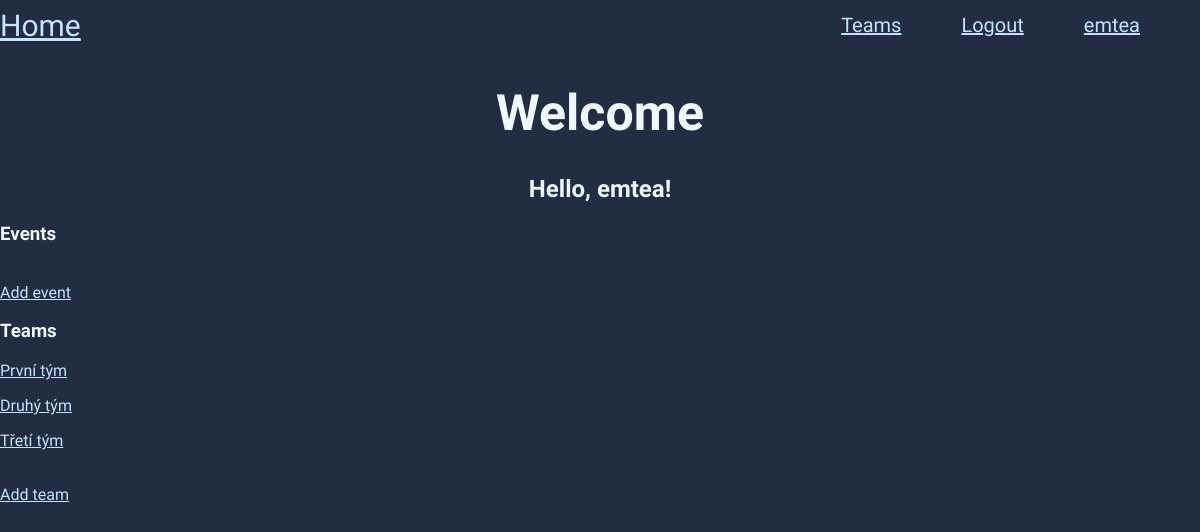
Before: / (signed in) with the older database file.
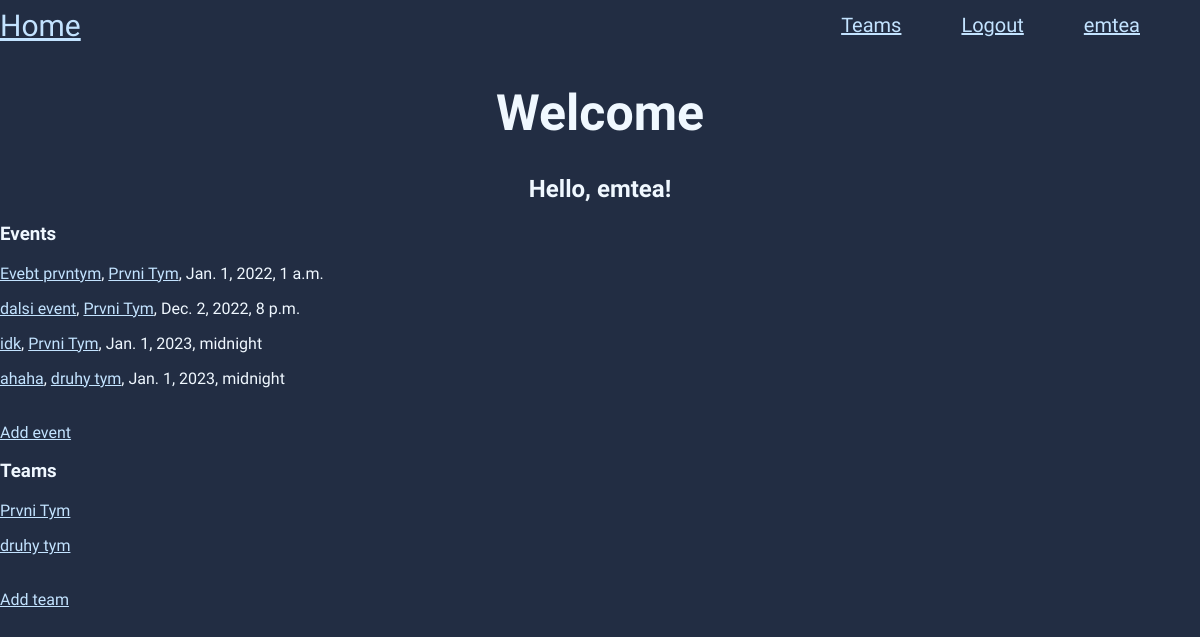
After: the same page with the newer database file.
### main/models.py (models this page shows, shortened)
class Team(models.Model):
    user = models.ForeignKey(User, on_delete=models.CASCADE, null=False, blank=False)
    title = models.CharField(max_length=100)
    description = models.TextField(null=True, blank=True)
    created = models.DateTimeField(auto_now_add=True)
    def __str__(self):
        return self.title
    class Meta:
        ordering = ['created']

class Event(models.Model):
    motherteam = models.ForeignKey('Team', on_delete=models.CASCADE)
    user = models.ForeignKey(User, on_delete=models.CASCADE)
    title = models.CharField(max_length=200)
    description = models.TextField(null=True, blank=True)
    place = models.TextField(null=True, blank=True)
    when = models.DateTimeField()
    class Meta:
        ordering = ['when']

### main/views.py (the view)
# urls.py: path('', views.home, name='home'),
def home(request):
    events = []
    events = chain(events, Event.objects.order_by('when').all())
    return render(request, 'home.html', {'events': events, 'teams': Team.objects.all()})

### main/templates/home.html (shortened to what this page needs)
{% extends "base.html" %}
{% load static %}
{% block content %}
    <h1>Welcome</h1>
    {% if user.is_authenticated %}
        <h2>Hello, {{user.username}}!</h2>
        <h3>Events</h3>
        {% for event in events %}
            {% if event.user == request.user %}
                <p><a href="{% url 'event' event.id %}">{{event.title}}</a>, <a href="{% url 'team-detail' event.motherteam_id %}">{{event.motherteam}}</a>, {{event.when}}</p>
            {% endif %}
        {% endfor %}
        <br>
        <a href="{% url 'event-create' %}">Add event</a>
        <h3>Teams</h3>
        {% for team in teams %}
            {% if team.user == request.user %}
                <p><a href="{% url 'team-detail' team.id %}">{{team.title}}</a></p>
            {% endif %}
        {% endfor %}
        <br>
        <a href="{% url 'team-create' %}">Add team</a>
    {% endif %}
{% endblock %}

Changed rows visible on the page:
no longer on this page (row edited): Team: title "Druhý tým"
removed Team: title "Třetí tým"
now on this page (row edited): Event: title "Evebt prvntym", motherteam "Prvni Tym", when "Jan. 1, 2022, 1 a.m."
now on this page (row edited): Event: title "dalsi event", motherteam "Prvni Tym", when "Dec. 2, 2022, 8 p.m."
now on this page (row edited): Event: title "idk", motherteam "Prvni Tym", when "Jan. 1, 2023, midnight"
now on this page (row edited): Event: title "ahaha", motherteam "druhy tym", when "Jan. 1, 2023, midnight"
changed Team: title "První tým" → "Prvni Tym"
added Team: title "druhy tym"
